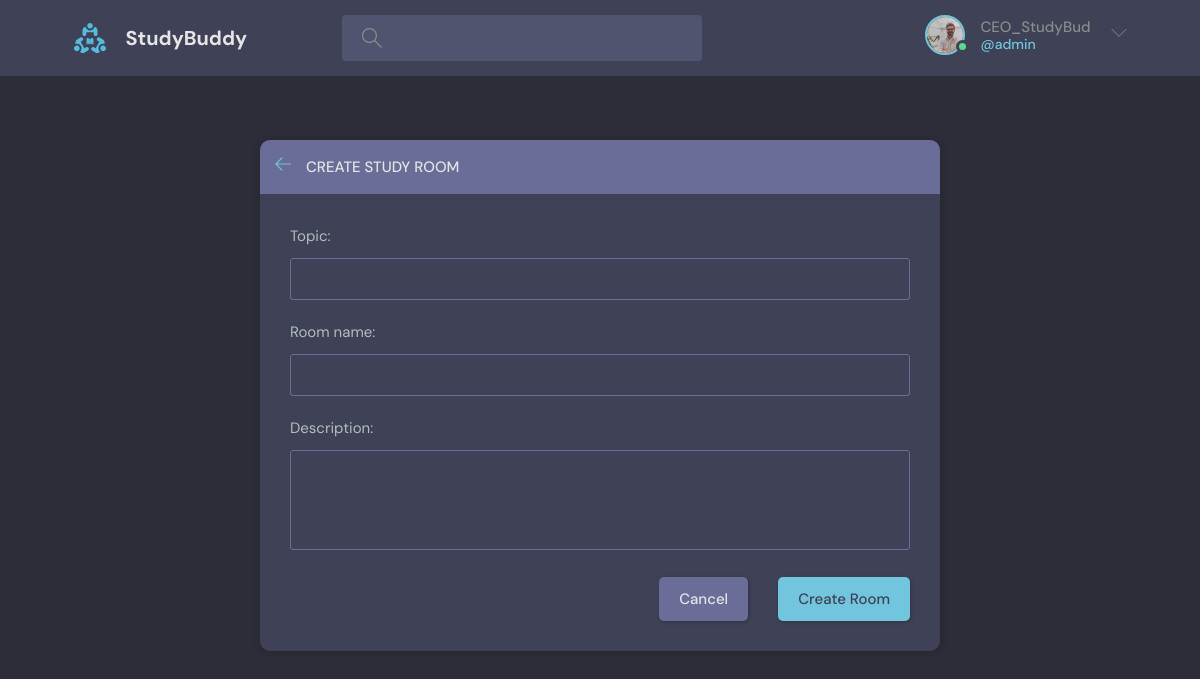
The app's page /create-room/ (signed in) with its own data.
### users/models.py (models this page shows)
class User(AbstractUser):
    name = models.CharField(max_length=200, null=True)
    email = models.EmailField(unique=True, null=True)
    bio = models.TextField(null=True)
    avatar = models.ImageField(upload_to='profiles/', default='profiles/avatar.svg', null=True, blank=True)
    USERNAME_FIELD = 'email'
    REQUIRED_FIELDS = []

### base/views.py (the view, shortened to what this page needs)
# urls.py: path('create-room/', views.create_room, name="create-room"),
@login_required(login_url='login')
def create_room(request):
    form = RoomForm()
    topics = Topic.objects.all()
    context = {'form': form, 'topics':topics}
    return render(request, 'base/create-room.html', context)

### base/forms.py
class RoomForm(ModelForm):
    class Meta:
        model = Room
        exclude = ['host', 'participants']
        labels = {
            'name': 'Room name',
        }

### base/models.py (called while the page is built)
    def __str__(self):
        return self.name

### base/templates/base/create-room.html (shortened to what this page needs)
{% extends 'main.html' %}
{% block content %}
  <main class="create-room layout">
    <div class="container">
      <div class="layout__box">
        <div class="layout__boxHeader">
          <div class="layout__boxTitle">
            <a href="{{request.META.HTTP_REFERER}}">
              <svg version="1.1" xmlns="http://www.w3.org/2000/svg" width="32" height="32" viewBox="0 0 32 32">
                <title>arrow-left</title>
                <path
                  d="M13.723 2.286l-13.723 13.714 13.719 13.714 1.616-1.611-10.96-10.96h27.625v-2.286h-27.625l10.965-10.965-1.616-1.607z">
                </path>
              </svg>
            </a>
            <h3>Create Study Room</h3>
          </div>
        </div>
        <div class="layout__body">
          <form class="form" action="#" method="post">
              <div class="form__group">
                {{form.topic.label_tag}}
                <input required type="text" name="topic" value="{{room.topic.name}}" id="id_topic" list="topic-list" />
              </div>
              <div class="form__group">
                {{form.name.label_tag}}
                {{form.name}}
              </div>
              <div class="form__group">
                {{form.description.label_tag}}
                {{form.description}}
              </div>
            <div class="form__action">
              <a class="btn btn--dark" href="{{request.META.HTTP_REFERER}}">Cancel</a>
              <button class="btn btn--main" type="submit">Create Room</button>
            </div>
          </form>
        </div>
      </div>
    </div>
  </main>
{% endblock content %}

### templates/navbar.html (shortened to what this page needs)
{% load static %}
  <header class="header header--loggedIn">
    <div class="container">
      <a href="{% url 'home' %}" class="header__logo">
        <img src="{% static 'assets/logo.svg' %}" />
        <h1>StudyBuddy</h1>
      </a>
      <form class="header__search" action="{% url 'home' %}" method="get" >
        <label>
          <input name="search_query" placeholder="Search for rooms..." value="{{search_query}} "/>
        </label>
      </form>
      <nav class="header__menu">
        <div class="header__user">
          {% if user.is_authenticated %}
          <a href="{% url 'profile' user.id %}">
            <div class="avatar avatar--medium active">
              <img src="{{request.user.avatar.url}}" />
            </div>
            <p>{{user.name}} <span>@{{user.username}}</span></p>
          </a>
          <button class="dropdown-button">
            <svg version="1.1" xmlns="http://www.w3.org/2000/svg" width="32" height="32" viewBox="0 0 32 32">
              <title>chevron-down</title>
              <path d="M16 21l-13-13h-3l16 16 16-16h-3l-13 13z"></path>
            </svg>
          </button>
          {% endif %}
        </div>
      </nav>
    </div>
  </header>

### records on screen
User: user.avatar (picture), name "CEO_StudyBud", username "admin"
